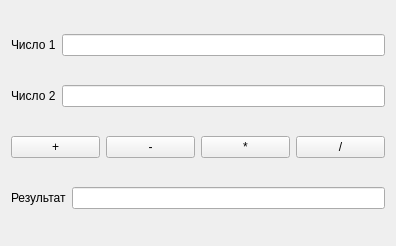
<?xml version="1.0" encoding="UTF-8"?>
<ui version="4.0">
 <class>Form</class>
 <widget class="QWidget" name="Form">
  <property name="geometry">
   <rect>
    <x>0</x>
    <y>0</y>
    <width>396</width>
    <height>246</height>
   </rect>
  </property>
  <property name="windowTitle">
   <string>Form</string>
  </property>
  <layout class="QVBoxLayout" name="verticalLayout">
   <item>
    <layout class="QHBoxLayout" name="horizontalLayout">
     <item>
      <widget class="QLabel" name="Num1">
       <property name="text">
        <string>Число 1</string>
       </property>
      </widget>
     </item>
     <item>
      <widget class="QLineEdit" name="lineEdit_num1"/>
     </item>
    </layout>
   </item>
   <item>
    <layout class="QHBoxLayout" name="horizontalLayout_2">
     <item>
      <widget class="QLabel" name="Num_2">
       <property name="text">
        <string>Число 2</string>
       </property>
      </widget>
     </item>
     <item>
      <widget class="QLineEdit" name="lineEdit_num2"/>
     </item>
    </layout>
   </item>
   <item>
    <layout class="QHBoxLayout" name="horizontalLayout_3">
     <item>
      <widget class="QPushButton" name="pushButton_plus">
       <property name="text">
        <string>+</string>
       </property>
      </widget>
     </item>
     <item>
      <widget class="QPushButton" name="pushButton_minus">
       <property name="text">
        <string>-</string>
       </property>
      </widget>
     </item>
     <item>
      <widget class="QPushButton" name="pushButton_umnogenie">
       <property name="text">
        <string>*</string>
       </property>
      </widget>
     </item>
     <item>
      <widget class="QPushButton" name="pushButton_delenie">
       <property name="text">
        <string>/</string>
       </property>
      </widget>
     </item>
    </layout>
   </item>
   <item>
    <layout class="QHBoxLayout" name="horizontalLayout_4">
     <item>
      <widget class="QLabel" name="result">
       <property name="text">
        <string>Результат</string>
       </property>
      </widget>
     </item>
     <item>
      <widget class="QLineEdit" name="lineEdit_result"/>
     </item>
    </layout>
   </item>
  </layout>
 </widget>
 <resources/>
 <connections/>
</ui>
